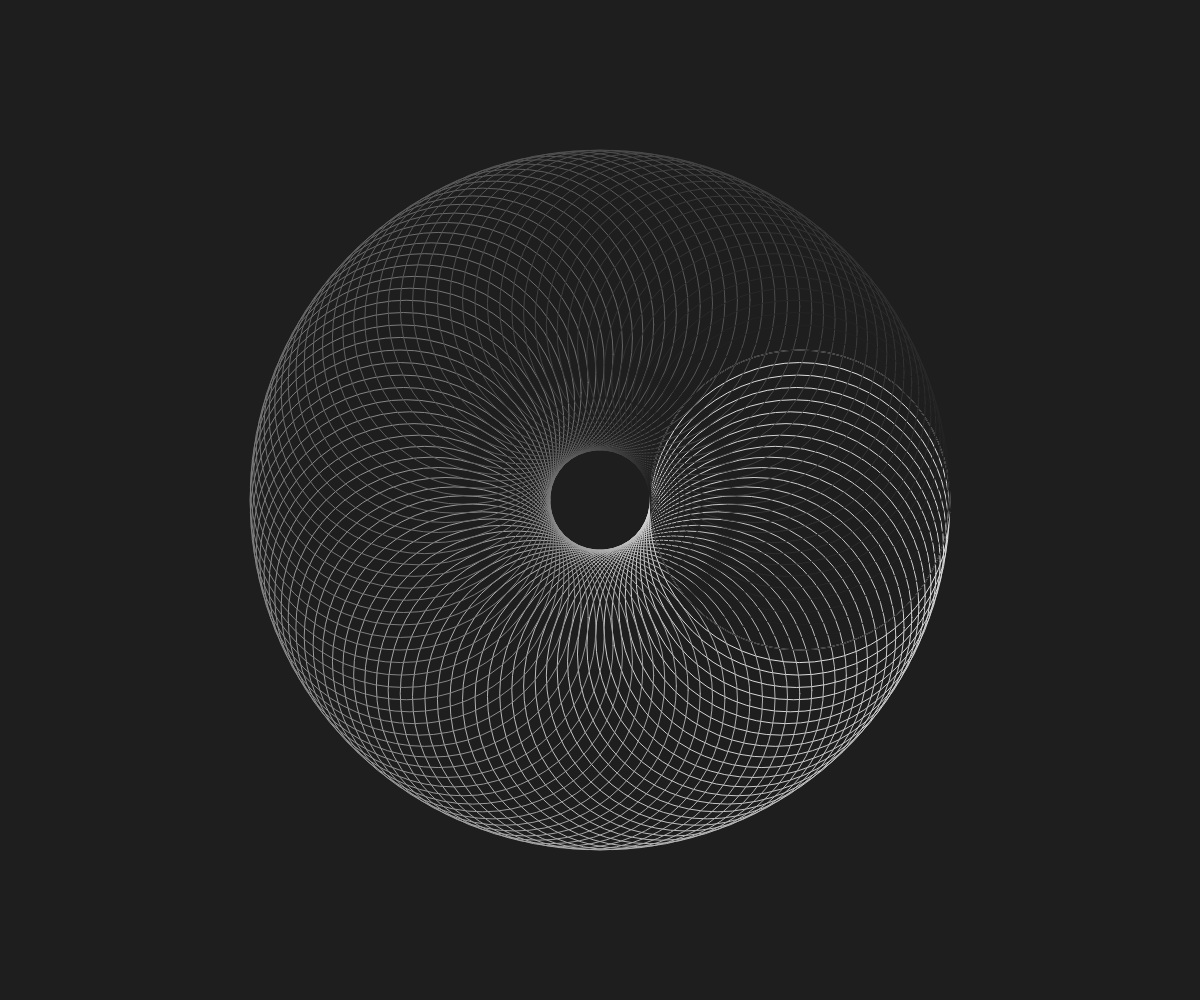
Frame 1 (no input)
Frame 60 (no input): identical to frame 1, image omitted
Frame 120 (the mouse pressed at the canvas centre since frame 60): identical to frame 1, image omitted

The p5.js sketch that drew this single still picture (run headless with seeded random() and noise() and a simulated clock; from frame 60 on, the mouse is pressed at the canvas centre):

// p5.js sketch
// ── sketch.js
function setup() {
  createCanvas(windowWidth, windowHeight);
}

function draw() {
  translate(width / 2, height / 2);
  background(30);

  for (i = 0; i < TWO_PI; i += PI / 50) {
    c1 = color(30);
    c2 = color(225);
    c = lerpColor(c2, c1, i / TWO_PI);

    noFill();
    stroke(c);

    let A = 200;
    circle(A * cos(i), A * sin(i), 300);
  }
}
